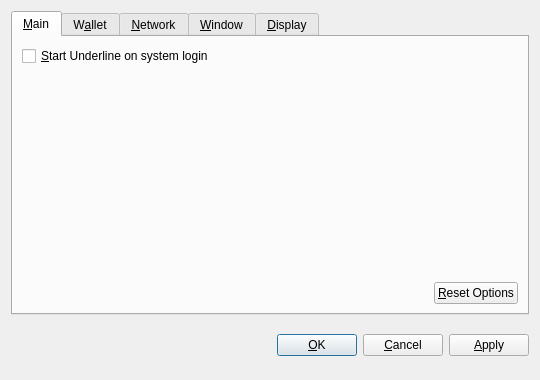
<?xml version="1.0" encoding="UTF-8"?>
<ui version="4.0">
 <class>OptionsDialog</class>
 <widget class="QDialog" name="OptionsDialog">
  <property name="geometry">
   <rect>
    <x>0</x>
    <y>0</y>
    <width>540</width>
    <height>380</height>
   </rect>
  </property>
  <property name="windowTitle">
   <string>Options</string>
  </property>
  <property name="modal">
   <bool>true</bool>
  </property>
  <layout class="QVBoxLayout" name="verticalLayout">
   <item>
    <widget class="QTabWidget" name="tabWidget">
     <property name="tabPosition">
      <enum>QTabWidget::North</enum>
     </property>
     <property name="currentIndex">
      <number>0</number>
     </property>
     <widget class="QWidget" name="tabMain">
      <attribute name="title">
       <string>&amp;Main</string>
      </attribute>
      <layout class="QVBoxLayout" name="verticalLayout_Main">
       <item>
        <widget class="QCheckBox" name="bitcoinAtStartup">
         <property name="toolTip">
          <string>Automatically start Underline after logging in to the system.</string>
         </property>
         <property name="text">
          <string>&amp;Start Underline on system login</string>
         </property>
        </widget>
       </item>
       <item>
        <spacer name="verticalSpacer_Main">
         <property name="orientation">
          <enum>Qt::Vertical</enum>
         </property>
         <property name="sizeHint" stdset="0">
          <size>
           <width>20</width>
           <height>40</height>
          </size>
         </property>
        </spacer>
       </item>
       <item>
        <layout class="QHBoxLayout" name="horizontalLayout_2_Main">
         <item>
          <spacer name="horizontalSpacer_2_Main">
           <property name="orientation">
            <enum>Qt::Horizontal</enum>
           </property>
           <property name="sizeHint" stdset="0">
            <size>
             <width>40</width>
             <height>20</height>
            </size>
           </property>
          </spacer>
         </item>
         <item>
          <widget class="QPushButton" name="resetButton">
           <property name="toolTip">
            <string>Reset all client options to default.</string>
           </property>
           <property name="text">
            <string>&amp;Reset Options</string>
           </property>
           <property name="autoDefault">
            <bool>false</bool>
           </property>
          </widget>
         </item>
        </layout>
       </item>
      </layout>
     </widget>
     <widget class="QWidget" name="tabWallet">
      <attribute name="title">
       <string>W&amp;allet</string>
      </attribute>
      <layout class="QVBoxLayout" name="verticalLayout_Network">
       <item>
        <widget class="QLabel" name="transactionFeeInfoLabel">
         <property name="text">
          <string>Optional transaction fee per kB that helps make sure your transactions are processed quickly. Most transactions are 1 kB.</string>
         </property>
         <property name="textFormat">
          <enum>Qt::PlainText</enum>
         </property>
         <property name="wordWrap">
          <bool>true</bool>
         </property>
        </widget>
       </item>
       <item>
        <layout class="QHBoxLayout" name="horizontalLayout_1_Main">
         <item>
          <widget class="QLabel" name="transactionFeeLabel">
           <property name="text">
            <string>Pay transaction &amp;fee</string>
           </property>
           <property name="textFormat">
            <enum>Qt::PlainText</enum>
           </property>
           <property name="buddy">
            <cstring>transactionFee</cstring>
           </property>
          </widget>
         </item>
         <item>
          <widget class="BitcoinAmountField" name="transactionFee"/>
         </item>
         <item>
          <spacer name="horizontalSpacer_1_Main">
           <property name="orientation">
            <enum>Qt::Horizontal</enum>
           </property>
           <property name="sizeHint" stdset="0">
            <size>
             <width>40</width>
             <height>20</height>
            </size>
           </property>
          </spacer>
         </item>
        </layout>
       </item>
       <item>
        <widget class="QLabel" name="label">
         <property name="text">
          <string>If you disable the spending of unconfirmed change, the change from a transaction cannot be used until that transaction has at least one confirmation. This also affects how your balance is computed.</string>
         </property>
         <property name="wordWrap">
          <bool>true</bool>
         </property>
        </widget>
       </item>
       <item>
        <widget class="QCheckBox" name="spendZeroConfChange">
         <property name="text">
          <string>Spend unconfirmed change  (experts only)</string>
         </property>
        </widget>
       </item>
       <item>
        <spacer name="verticalSpacer">
         <property name="orientation">
          <enum>Qt::Vertical</enum>
         </property>
         <property name="sizeHint" stdset="0">
          <size>
           <width>20</width>
           <height>40</height>
          </size>
         </property>
        </spacer>
       </item>
      </layout>
     </widget>
     <widget class="QWidget" name="tabNetwork">
      <attribute name="title">
       <string>&amp;Network</string>
      </attribute>
      <layout class="QVBoxLayout" name="verticalLayout_Network">
       <item>
        <widget class="QCheckBox" name="mapPortUpnp">
         <property name="toolTip">
          <string>Automatically open the Underline client port on the router. This only works when your router supports UPnP and it is enabled.</string>
         </property>
         <property name="text">
          <string>Map port using &amp;UPnP</string>
         </property>
        </widget>
       </item>
       <item>
        <widget class="QCheckBox" name="connectSocks">
         <property name="toolTip">
          <string>Connect to the Underline network through a SOCKS proxy (e.g. when connecting through Tor).</string>
         </property>
         <property name="text">
          <string>&amp;Connect through SOCKS proxy:</string>
         </property>
        </widget>
       </item>
       <item>
        <layout class="QHBoxLayout" name="horizontalLayout_Network">
         <item>
          <widget class="QLabel" name="proxyIpLabel">
           <property name="text">
            <string>Proxy &amp;IP:</string>
           </property>
           <property name="textFormat">
            <enum>Qt::PlainText</enum>
           </property>
           <property name="buddy">
            <cstring>proxyIp</cstring>
           </property>
          </widget>
         </item>
         <item>
          <widget class="QValidatedLineEdit" name="proxyIp">
           <property name="maximumSize">
            <size>
             <width>140</width>
             <height>16777215</height>
            </size>
           </property>
           <property name="toolTip">
            <string>IP address of the proxy (e.g. 127.0.0.1)</string>
           </property>
          </widget>
         </item>
         <item>
          <widget class="QLabel" name="proxyPortLabel">
           <property name="text">
            <string>&amp;Port:</string>
           </property>
           <property name="textFormat">
            <enum>Qt::PlainText</enum>
           </property>
           <property name="buddy">
            <cstring>proxyPort</cstring>
           </property>
          </widget>
         </item>
         <item>
          <widget class="QLineEdit" name="proxyPort">
           <property name="maximumSize">
            <size>
             <width>55</width>
             <height>16777215</height>
            </size>
           </property>
           <property name="toolTip">
            <string>Port of the proxy (e.g. 9050)</string>
           </property>
          </widget>
         </item>
         <item>
          <widget class="QLabel" name="socksVersionLabel">
           <property name="text">
            <string>SOCKS &amp;Version:</string>
           </property>
           <property name="textFormat">
            <enum>Qt::PlainText</enum>
           </property>
           <property name="buddy">
            <cstring>socksVersion</cstring>
           </property>
          </widget>
         </item>
         <item>
          <widget class="QValueComboBox" name="socksVersion">
           <property name="toolTip">
            <string>SOCKS version of the proxy (e.g. 5)</string>
           </property>
          </widget>
         </item>
         <item>
          <spacer name="horizontalSpacer_Network">
           <property name="orientation">
            <enum>Qt::Horizontal</enum>
           </property>
           <property name="sizeHint" stdset="0">
            <size>
             <width>40</width>
             <height>20</height>
            </size>
           </property>
          </spacer>
         </item>
        </layout>
       </item>
       <item>
        <spacer name="verticalSpacer_Network">
         <property name="orientation">
          <enum>Qt::Vertical</enum>
         </property>
         <property name="sizeHint" stdset="0">
          <size>
           <width>20</width>
           <height>40</height>
          </size>
         </property>
        </spacer>
       </item>
      </layout>
     </widget>
     <widget class="QWidget" name="tabWindow">
      <attribute name="title">
       <string>&amp;Window</string>
      </attribute>
      <layout class="QVBoxLayout" name="verticalLayout_Window">
       <item>
        <widget class="QCheckBox" name="minimizeToTray">
         <property name="toolTip">
          <string>Show only a tray icon after minimizing the window.</string>
         </property>
         <property name="text">
          <string>&amp;Minimize to the tray instead of the taskbar</string>
         </property>
        </widget>
       </item>
       <item>
        <widget class="QCheckBox" name="minimizeOnClose">
         <property name="toolTip">
          <string>Minimize instead of exit the application when the window is closed. When this option is enabled, the application will be closed only after selecting Quit in the menu.</string>
         </property>
         <property name="text">
          <string>M&amp;inimize on close</string>
         </property>
        </widget>
       </item>
       <item>
        <spacer name="verticalSpacer_Window">
         <property name="orientation">
          <enum>Qt::Vertical</enum>
         </property>
         <property name="sizeHint" stdset="0">
          <size>
           <width>20</width>
           <height>40</height>
          </size>
         </property>
        </spacer>
       </item>
      </layout>
     </widget>
     <widget class="QWidget" name="tabDisplay">
      <attribute name="title">
       <string>&amp;Display</string>
      </attribute>
      <layout class="QVBoxLayout" name="verticalLayout_Display">
       <item>
        <layout class="QHBoxLayout" name="horizontalLayout_1_Display">
         <item>
          <widget class="QLabel" name="langLabel">
           <property name="text">
            <string>User Interface &amp;language:</string>
           </property>
           <property name="textFormat">
            <enum>Qt::PlainText</enum>
           </property>
           <property name="buddy">
            <cstring>lang</cstring>
           </property>
          </widget>
         </item>
         <item>
          <widget class="QValueComboBox" name="lang">
           <property name="toolTip">
            <string>The user interface language can be set here. This setting will take effect after restarting Underline.</string>
           </property>
          </widget>
         </item>
        </layout>
       </item>
       <item>
        <layout class="QHBoxLayout" name="horizontalLayout_2_Display">
         <item>
          <widget class="QLabel" name="unitLabel">
           <property name="text">
            <string>&amp;Unit to show amounts in:</string>
           </property>
           <property name="textFormat">
            <enum>Qt::PlainText</enum>
           </property>
           <property name="buddy">
            <cstring>unit</cstring>
           </property>
          </widget>
         </item>
         <item>
          <widget class="QValueComboBox" name="unit">
           <property name="toolTip">
            <string>Choose the default subdivision unit to show in the interface and when sending coins.</string>
           </property>
          </widget>
         </item>
        </layout>
       </item>
       <item>
        <widget class="QCheckBox" name="displayAddresses">
         <property name="toolTip">
          <string>Whether to show Underline addresses in the transaction list or not.</string>
         </property>
         <property name="text">
          <string>&amp;Display addresses in transaction list</string>
         </property>
        </widget>
       </item>
       <item>
        <widget class="QCheckBox" name="coinControlFeatures">
         <property name="toolTip">
          <string>Whether to show coin control features or not.</string>
         </property>
         <property name="text">
          <string>Display coin &amp;control features (experts only!)</string>
         </property>
        </widget>
       </item>
       <item>
        <spacer name="verticalSpacer_Display">
         <property name="orientation">
          <enum>Qt::Vertical</enum>
         </property>
         <property name="sizeHint" stdset="0">
          <size>
           <width>20</width>
           <height>40</height>
          </size>
         </property>
        </spacer>
       </item>
      </layout>
     </widget>
    </widget>
   </item>
   <item>
    <layout class="QHBoxLayout" name="horizontalLayout_Buttons">
     <item>
      <spacer name="horizontalSpacer_1">
       <property name="orientation">
        <enum>Qt::Horizontal</enum>
       </property>
       <property name="sizeHint" stdset="0">
        <size>
         <width>40</width>
         <height>48</height>
        </size>
       </property>
      </spacer>
     </item>
     <item>
      <widget class="QLabel" name="statusLabel">
       <property name="font">
        <font>
         <weight>75</weight>
         <bold>true</bold>
        </font>
       </property>
       <property name="text">
        <string/>
       </property>
       <property name="textFormat">
        <enum>Qt::PlainText</enum>
       </property>
       <property name="wordWrap">
        <bool>true</bool>
       </property>
      </widget>
     </item>
     <item>
      <spacer name="horizontalSpacer_2">
       <property name="orientation">
        <enum>Qt::Horizontal</enum>
       </property>
       <property name="sizeHint" stdset="0">
        <size>
         <width>40</width>
         <height>48</height>
        </size>
       </property>
      </spacer>
     </item>
     <item>
      <widget class="QPushButton" name="okButton">
       <property name="text">
        <string>&amp;OK</string>
       </property>
      </widget>
     </item>
     <item>
      <widget class="QPushButton" name="cancelButton">
       <property name="text">
        <string>&amp;Cancel</string>
       </property>
       <property name="autoDefault">
        <bool>false</bool>
       </property>
      </widget>
     </item>
     <item>
      <widget class="QPushButton" name="applyButton">
       <property name="text">
        <string>&amp;Apply</string>
       </property>
       <property name="autoDefault">
        <bool>false</bool>
       </property>
      </widget>
     </item>
    </layout>
   </item>
  </layout>
 </widget>
 <customwidgets>
  <customwidget>
   <class>BitcoinAmountField</class>
   <extends>QSpinBox</extends>
   <header>bitcoinamountfield.h</header>
  </customwidget>
  <customwidget>
   <class>QValueComboBox</class>
   <extends>QComboBox</extends>
   <header>qvaluecombobox.h</header>
  </customwidget>
  <customwidget>
   <class>QValidatedLineEdit</class>
   <extends>QLineEdit</extends>
   <header>qvalidatedlineedit.h</header>
  </customwidget>
 </customwidgets>
 <resources/>
 <connections/>
</ui>
